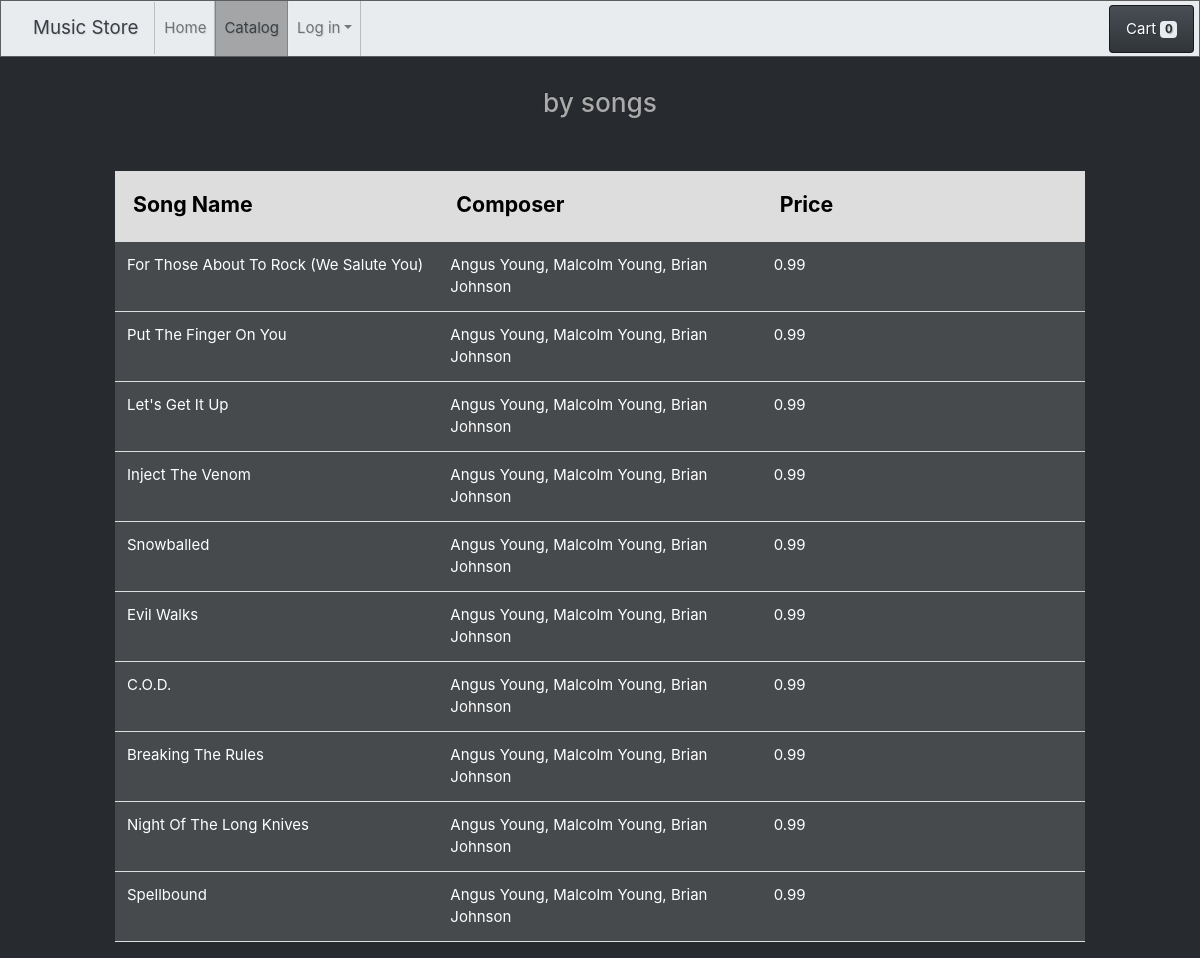
The page /track_list.php?AlbumId=1 on the database its author committed.
### tables this page shows
CREATE TABLE `Track`
(
    `TrackId` INT NOT NULL,
    `Name` NVARCHAR(200) NOT NULL,
    `AlbumId` INT,
    `MediaTypeId` INT NOT NULL,
    `GenreId` INT,
    `Composer` NVARCHAR(220),
    `Milliseconds` INT NOT NULL,
    `Bytes` INT,
    `UnitPrice` NUMERIC(10,2) NOT NULL,
    CONSTRAINT `PK_Track` PRIMARY KEY  (`TrackId`)
);

### track_list.php (the view, shortened to what this page needs)
<!DOCTYPE HTML>
<html>
<head>
	<link href="css/bootstrap.min.css" rel="stylesheet">
    <link rel="stylesheet" type="text/css" href="css/employee_page.css">
</head>
<body>
<?php  require_once('DBConn.php');
?>
    <?php include("navbar.php"); ?>
    <a href="cart.php">
        <button type="button" class="btn btn-primary" id="cart">
            Cart <span class="badge badge-light"><?php
                if (isset($_SESSION['itemsInCart'])) {
                    echo sizeof($_SESSION['itemsInCart']);
                }  else {
                    echo '0';
                }
            ?></span>
        </button>
    </a>
	<div class="container-fluid">
    <div class="row" align="center">
        <div class=col-4>
        </div>
        <div class="col-4" align="center">
        	<?php
				echo '<h3>'.$_GET['AlbumName']." by ".$_GET['Artist']." songs</h3>";
			?>
        </div>
    </div>
	<div class="row" align="center">
	<div class="col-1">
    </div>
	<div class="col-10">
		<table class="table table-borderless" id="customers" align="Center">
            <div class = 'tableContent'>
				<thead>
						<tr class="table-active">
     					  <th>Song Name</th>
      					<th>Composer</th>
      					<th>Price</th>
     				</tr>
     				</thead>
                    <tbody>
                    <?php
                        mysqli_begin_transaction($conn);
                        $result = mysqli_query($conn, "SELECT Name, Composer, UnitPrice FROM Track WHERE AlbumId=".$_GET['AlbumId']);
                        while ($row = $result->fetch_assoc()) {
                            echo "<tr class='table-active'>";
                            echo "<td>".$row['Name']."</td>";
                            echo "<td>".$row['Composer']."</td>";
                            echo "<td>".$row['UnitPrice']."</td>";
                            echo "</tr>";
                        }
                    ?>
    				</tbody>
                </div>
		</table>
	</div>
	</div>
</body>
</html>

### navbar.php (shortened to what this page needs)
<?php
	if (basename($_SERVER['PHP_SELF']) == "index.php") {
		$currentPage = "index";
	} elseif (basename($_SERVER['PHP_SELF']) == "catalog.php" || basename($_SERVER['PHP_SELF']) == "track_list.php") {
		$currentPage = "catalog";
	} elseif (basename($_SERVER['PHP_SELF']) == "cart.php") {
		$currentPage = "cart";
	} elseif (basename($_SERVER['PHP_SELF']) == "employee_page.php" || basename($_SERVER['PHP_SELF']) == "customer_page.php") {
		$currentPage = "my_account";
	}
    echo '<nav class="navbar navbar-expand-lg navbar-light bg-light">';
      echo '<a class="navbar-brand" href="index.php">Music Store</a>';
      echo '<div class="collapse navbar-collapse" id="navbarNavDropdown">';
        echo '<ul class="navbar-nav">';
        if ($currentPage == "index") {
        	echo '<li class="nav-item active">';
        } else {
        	echo '<li class="nav-item">';
        }
            echo '<a class="nav-link" href="index.php">Home</a>';
          echo '</li>';
        if ($currentPage == "catalog") {
        	echo '<li class="nav-item active">';
        } else {
        	echo '<li class="nav-item">';
        }
            echo '<a class="nav-link" href="catalog.php">Catalog</a>';
          echo '</li>';
            if (isset($_SESSION['employeeID'])) {
		        if ($currentPage == "my_account") {
		        	echo '<li class="nav-item dropdown active">';
		        } else {
		        	echo '<li class="nav-item dropdown">';
		        }
                    echo '<a class="nav-link dropdown-toggle" href="#" id="navbarDropdownMenuLink" role="button" data-toggle="dropdown" aria-haspopup="true" aria-expanded="false">';
                        echo 'My Account';
                    echo '</a>';
                    echo '<div class="dropdown-menu" aria-labelledby="navbarDropdownMenuLink">';
                        echo '<p class="loggedinName">'.$_SESSION['employeeName'].'</p>';
                        echo '<a class="dropdown-item" href="employee_page.php">My Account</a>';
                    echo '</div>';
                echo '</li>';
                echo '<form action=" login_form_handler.php" method="post" id="profileLogout">';
                    echo '<button type="submit" name="logout" class="btn btn-outline-danger" id="logout">Logout</button>';
                echo '</form>';
            } else {
                echo '<li class="nav-item dropdown">';
                    echo '<a class="nav-link dropdown-toggle" href="#" id="navbarDropdownMenuLink" role="button" data-toggle="dropdown" aria-haspopup="true" aria-expanded="false">';
                        echo 'Log in';
                    echo '</a>';
                echo '</li>';
            }
        echo '</ul>';
      echo '</div>';
    echo '</nav>';
?>

### css/employee_page.css (style rules this page uses)
table { table-layout: fixed; }
th { background-color: #ddd !important; border-bottom: 3px solid #ddd !important; padding: 1.5vw !important; font-size: 16pt; color: black; }
td { border-bottom: 1px solid #ddd !important; margin: 50px !important; width: 50%; transition: 0.2s; }
.navbar { margin-bottom: 30px; }
#cart { position: absolute; top: 0.5%; right: 0.5%; }

### rows shown on the page
track: Name "For Those About To Rock (We Salute You)", Composer "Angus Young, Malcolm Young, Brian Johnson", UnitPrice "0.99"
track: Name "Put The Finger On You", Composer "Angus Young, Malcolm Young, Brian Johnson", UnitPrice "0.99"
track: Name "Let's Get It Up", Composer "Angus Young, Malcolm Young, Brian Johnson", UnitPrice "0.99"
track: Name "Inject The Venom", Composer "Angus Young, Malcolm Young, Brian Johnson", UnitPrice "0.99"
track: Name "Snowballed", Composer "Angus Young, Malcolm Young, Brian Johnson", UnitPrice "0.99"
track: Name "Evil Walks", Composer "Angus Young, Malcolm Young, Brian Johnson", UnitPrice "0.99"
track: Name "C.O.D.", Composer "Angus Young, Malcolm Young, Brian Johnson", UnitPrice "0.99"
track: Name "Breaking The Rules", Composer "Angus Young, Malcolm Young, Brian Johnson", UnitPrice "0.99"
track: Name "Night Of The Long Knives", Composer "Angus Young, Malcolm Young, Brian Johnson", UnitPrice "0.99"
track: Name "Spellbound", Composer "Angus Young, Malcolm Young, Brian Johnson", UnitPrice "0.99"
